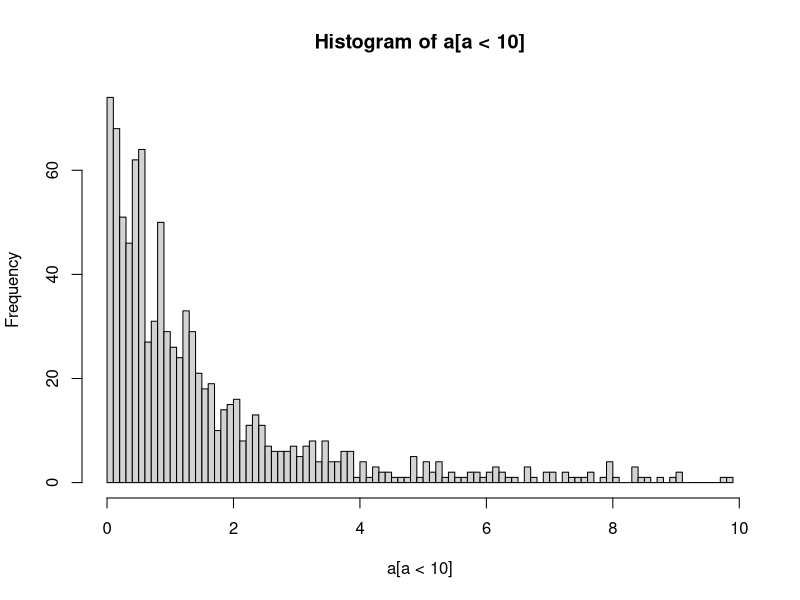
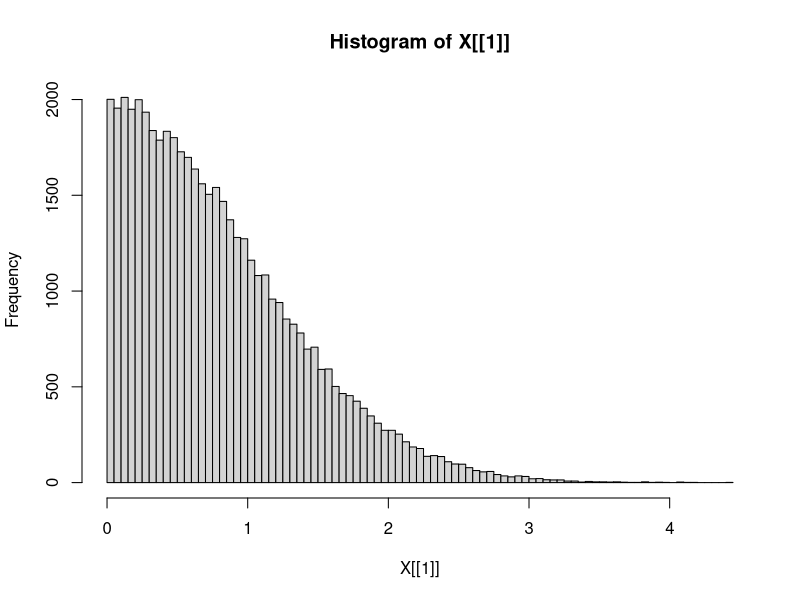
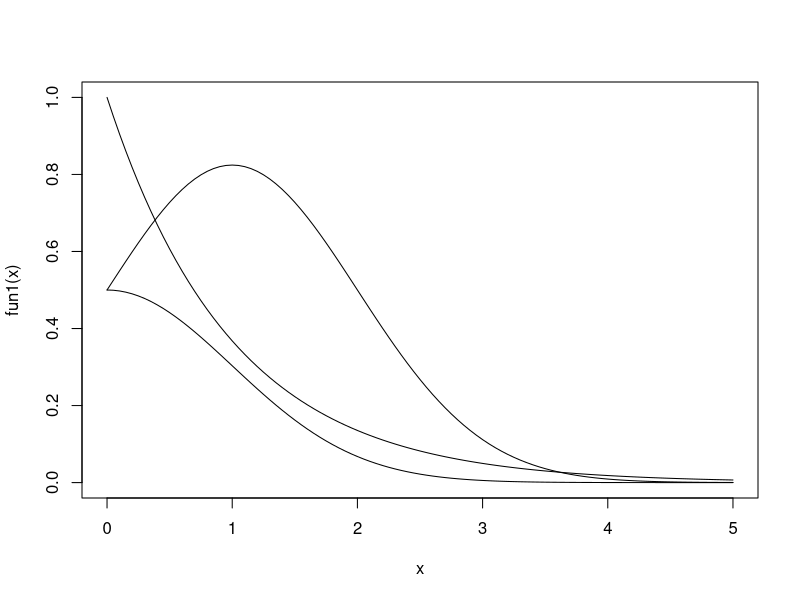
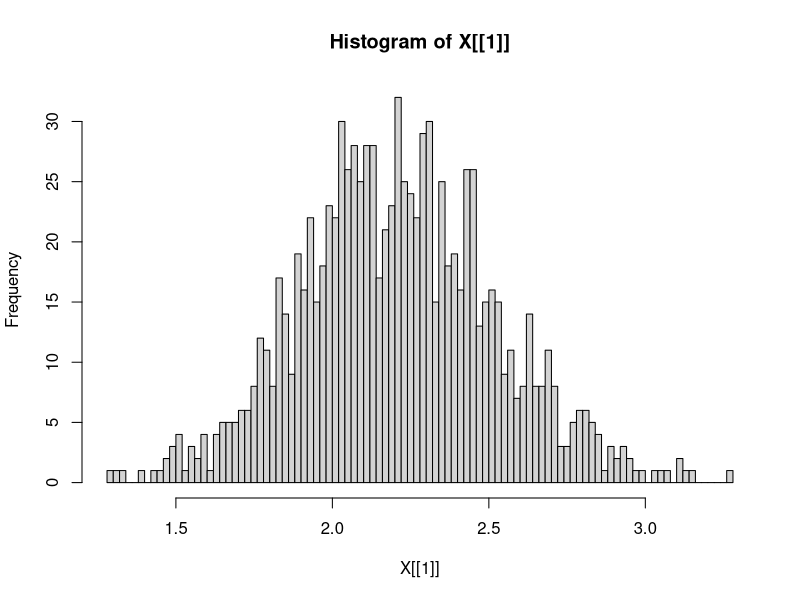
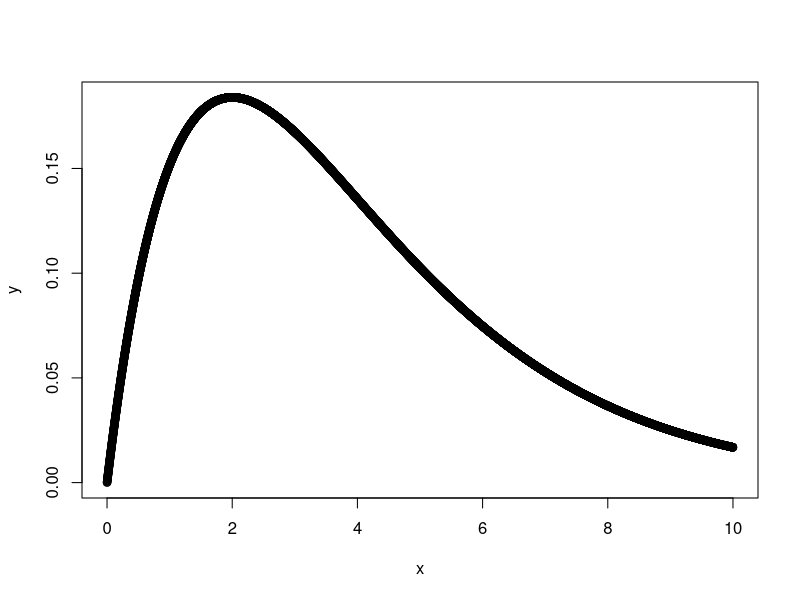
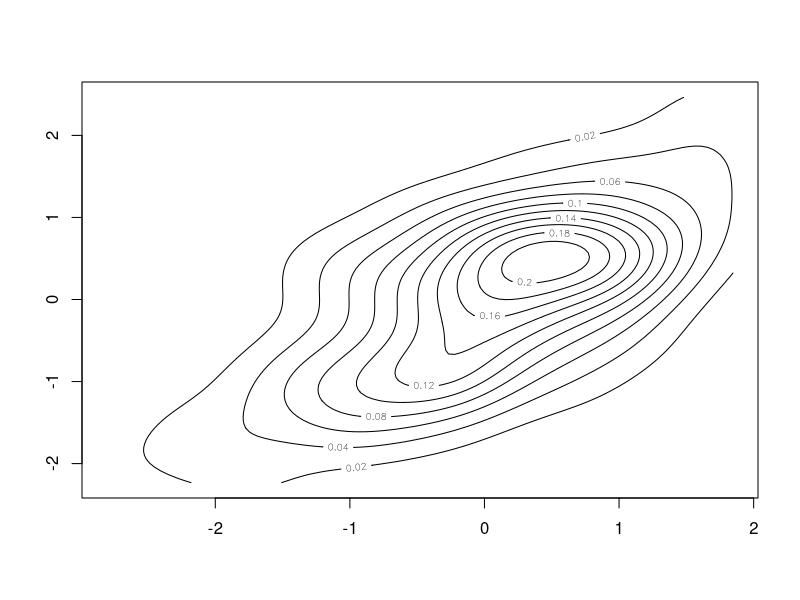
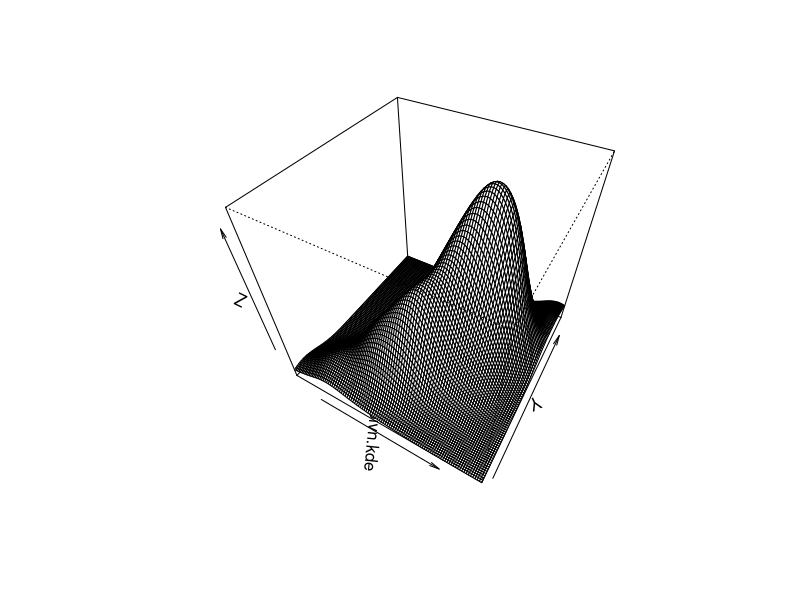

Generate these figures, in order, with R:
library(MASS)

## PROBLEM 1
sample = function(n) tan(pi/2*runif(n))
# visualize resulting density, excluding values over 10
a = sample(1000)
hist(a[a<10], breaks=100)

r_sample = function(n) {
  Vy=numeric(n); Vcpt=integer(n); # initialize vectors
  for(j in 1:n){
    y = rexp(1,rate=1); u=runif(1); cpt=1;
      while(u>exp((-.5)*(y-1)^2)) {
        u=runif(1); y = rexp(1,rate=1);
        cpt=cpt+1
      }
    Vy[j]=y; Vcpt[j]=cpt
  }
  return(list(Vy,Vcpt))
}

X = r_sample(50000)
mean(X[[2]])
hist(X[[1]], breaks=100)

fun1 = function(x) 0.5*exp(-(x^2)/2)
fun2 = function(x) exp(-x)
fun3 = function(x) fun1(x)/fun2(x)

curve(fun1, from=0, to=5, ylim=c(0,1))
curve(fun2, from=0, to=5, add=TRUE)
curve(fun3, from=0, to=5, add=TRUE)


## PROBLEM 2
m=c(2.16, 0.74, 1.87, 3.03, 3.11, 2.74, 1.23, 3.64, 1.57, 2.12)
#exponential function when x = m_bar
fun = function(x) exp(-.5*sum((rep(x,length(m))-m)^2))
c = fun(mean(m))

gamma_sample = function(n) {
  Vy=numeric(n); Vcpt=integer(n); # initialize vectors
  for(j in 1:n){
    y = rgamma(1,shape=2, rate=0.5); u=runif(1); cpt=1;
    while(u>((1/c)*y*exp(-0.5*y)*fun(y))) {
      u=runif(1); y = rgamma(1,shape=2, rate=0.5);
      cpt=cpt+1
    }
    Vy[j]=y; Vcpt[j]=cpt
  }
  return(list(Vy,Vcpt))
}

X = gamma_sample(1000)
hist(X[[1]], breaks=100)
mean(X[[1]])
mean(X[[2]])

x = seq(from=0, to=10, by=1/1000)
y = dgamma(x, shape=2, rate = 0.5)
plot(x,y)

## PROBLEM 3
mu=c(0,0)
Sigma = matrix(c(1,0.8,0.8,1.0),nrow=2)
d=length(mu)
bivn = matrix(0,nrow=100,ncol=2)
for (i in 1:100) {
  L=t(chol(Sigma)); Z=rnorm(d,0,1)
  X=mu+L%*%Z
  bivn[i,1]=X[1,1]
  bivn[i,2]=X[2,1]
}

# plot bivariate normal
bivn.kde <- kde2d(bivn[,1], bivn[,2], n = 100)
contour(bivn.kde)
# image(bivn.kde)
persp(bivn.kde, phi = 45, theta = 30)

# importance sampling using bivariate normal
x = bivn[,1]
y = bivn[,2]
sxx = sum(x^2)
syy = sum(y^2)
sxy = sum(x*y)

n = 5000
# correlation density function assuming n = 100
corr_fun = function(p) { 
  ((1/(1-p^2))^(100/2))*exp(-1/(2*(1-p^2))*(sxx+syy-2*p*sxy))
}
sple = runif(n, min=-1, max=1)
om = corr_fun(sple)
est=sum(sple*om)/sum(om)
v1=var((om/mean(om))*sple)
se=sqrt(v1/n)
z=qnorm(0.975)
ci = c(est-z*se, est+z*se)









